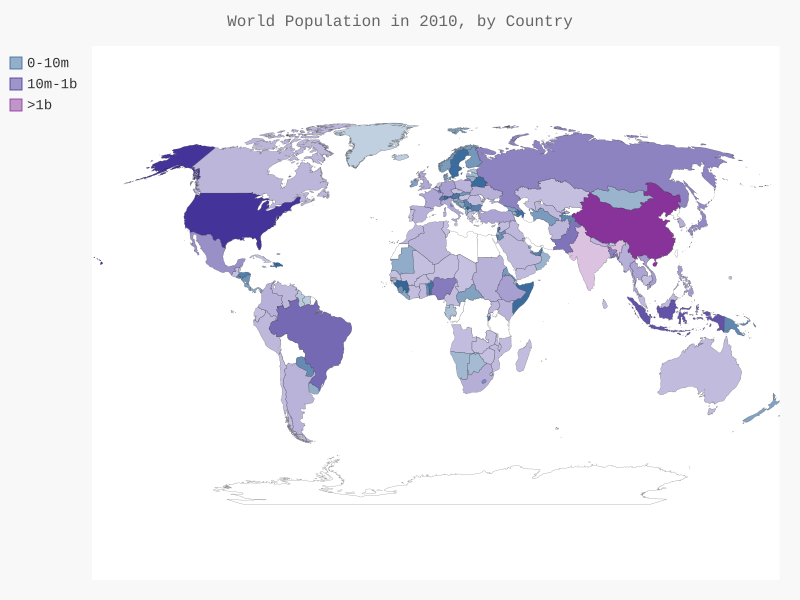

Here is the Python script that generated this plot:
# Author: Bojan G. Kalicanin
# Date: 26-Dec-2016
# World population visualisation for year 2010.

import json

import pygal.maps.world as pmw
from pygal.style import RotateStyle as RS, LightColorizedStyle as LCS

from country_codes import get_country_code

# Load data into list.
filename = 'population_data.json'
with open(filename) as f_obj:
    pop_data = json.load(f_obj)

# Build a dictionary of population data.
cc_populations = {}
# Print the 2010 population for each country.
for pop_dict in pop_data:
    if pop_dict['Year'] == '2010':
        country_name = pop_dict['Country Name']
        population = int(float(pop_dict['Value']))
        code = get_country_code(country_name)
        if code:
            cc_populations[code] = population
        else:
            print('ERROR - ' + country_name)

# Group the countries into 3 population levels.
cc_pops_1, cc_pops_2, cc_pops_3 = {}, {}, {}
for cc, pop in cc_populations.items():
    if pop < 10000000:
        cc_pops_1[cc] = pop
    elif pop < 1000000000:
        cc_pops_2[cc] = pop
    else:
        cc_pops_3[cc] = pop

# See how many functions are in each level.
print(len(cc_pops_1), len(cc_pops_2), len(cc_pops_3))

wm_style = RS('#336699', base_style=LCS)
wm = pmw.World(style=wm_style)
wm.title = 'World Population in 2010, by Country'
wm.add('0-10m', cc_pops_1)
wm.add('10m-1b', cc_pops_2)
wm.add('>1b', cc_pops_3)

wm.render_to_file('world_population.svg')
